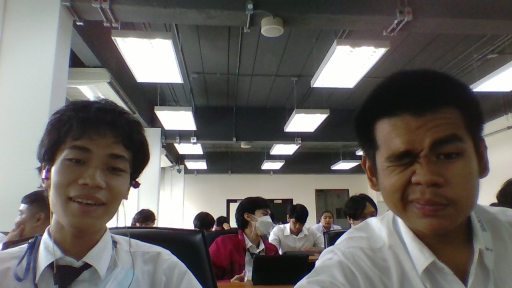
#> input picture spa.png, 512 x 288 px
$ python sobel_fourier_oop.py
#> lines starting #> are read from the running program, lines starting #| are printed output that depends on the picture
import numpy as np
import cv2 as cv

def getSobelX():
    return np.array([[-1, 0, 1],
                        [-2, 0, 2],
                        [-1, 0, 1]])

def getSobelY():
    return np.array([[-1, -2, -1],
                        [0, 0, 0],
                        [1, 2, 1]])

def filterToFrequency(filter,s):
    # Fourier Transform of Filter Sobel
    # เเปลง filter เป็น frequency domain
    sobel_freq = np.fft.fft2(filter, s=s)
    sobel_freq_shifted = np.fft.fftshift(sobel_freq)
    return sobel_freq_shifted

def imgToFrequency(image):
    # เเปลง รุป เป็น frequency domain
    image_freq = np.fft.fft2(image)
    #shift frequency domain เป็น
    image_freq_shifted = np.fft.fftshift(image_freq)
    return image_freq_shifted

def imgfrequencyToMagnitude(image):
    image_real = np.real(image)
    img_imagine = np.imag(image)
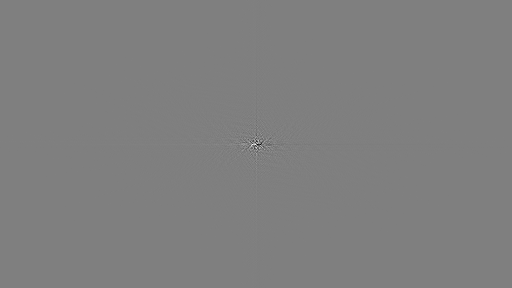
#> img_imagine: shape (288, 512) float64; min -1350287.4, max 1350287.4, mean 0; drawn with min black and max white
    image_magnitude = np.sqrt(image_real**2 + img_imagine**2)
    image_magnitude = np.log(1+image_magnitude)
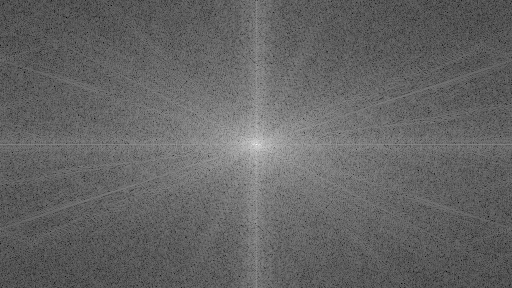
#> image_magnitude: shape (288, 512) float64; min 1.97, max 16.52, mean 7.73; drawn with min black and max white
    image_magnitude = cv.normalize(image_magnitude,None,0,255,cv.NORM_MINMAX,cv.CV_8U)
    return image_magnitude

def filterfrequencyToMagnitude(image):
    filter_magnitude = np.abs(image)
    return filter_magnitude

def invertFourierTransform(fr):
    image = np.fft.ifftshift(fr)
    image = np.fft.ifft2(image)
    image = np.abs(image)
    image = np.uint8(image)
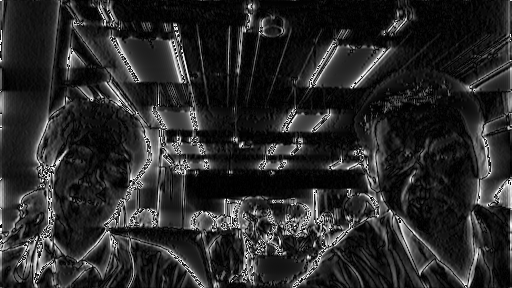
#> image: shape (288, 512); min 0, max 255, mean 41.8
    return image

if __name__=="__main__":
    img=cv.imread("./spa.png",cv.IMREAD_GRAYSCALE);

    sobelx=getSobelX()
    sobely=getSobelY()

    sobelxfreq=filterToFrequency(sobelx,s=img.shape)
    sobelyfreq=filterToFrequency(sobely,s=img.shape)

    mag_sobelx=filterfrequencyToMagnitude(sobelxfreq)
    mag_sobely=filterfrequencyToMagnitude(sobelyfreq)

    imgfreq=imgToFrequency(img)
    mag_img=imgfrequencyToMagnitude(imgfreq)

    filtered_img_x = imgfreq*mag_sobelx
    filtered_img_y = imgfreq*mag_sobely

    filtered_img_x = invertFourierTransform(filtered_img_x)
    filtered_img_y = invertFourierTransform(filtered_img_y)
#> in invertFourierTransform (call 2), `image = np.abs(image)`:
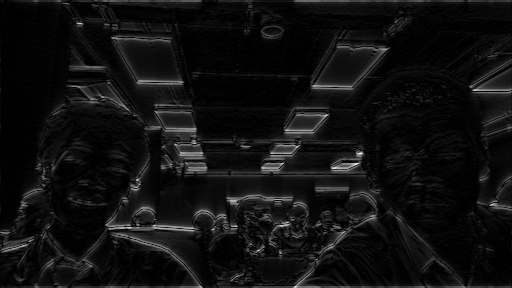
#> image: shape (288, 512) float64; min 0.000412, max 794.1, mean 52.7; drawn with min black and max white
#> in invertFourierTransform (call 2), `image = np.uint8(image)`:
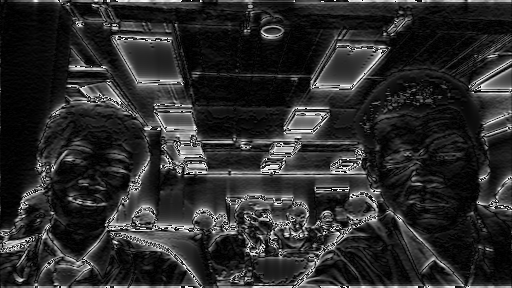
#> image: shape (288, 512); min 0, max 255, mean 44.2

    cv.imshow("magnitude_img",mag_img)
    cv.imshow("sobelx_freq",mag_sobelx)
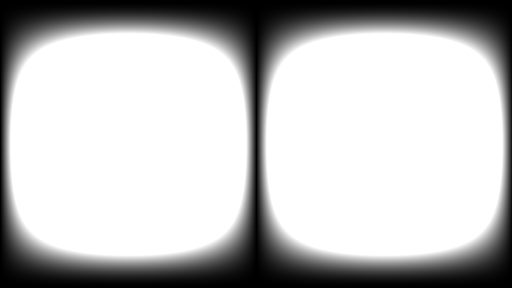
#> window 'sobelx_freq': shape (288, 512); min 0, max 255, mean 191.3
    cv.imshow("sobely_freq",mag_sobely)
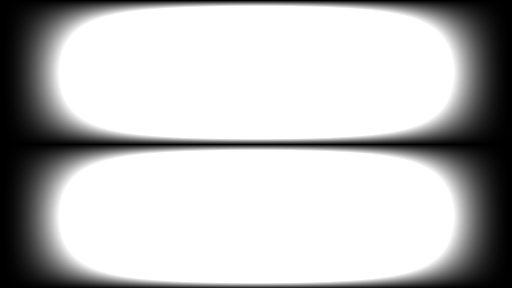
#> window 'sobely_freq': shape (288, 512); min 0, max 255, mean 191.3
    cv.imshow("filter image x",filtered_img_x)
    cv.imshow("filter image y",filtered_img_y)
    cv.imshow("original",img)
    cv.waitKey(0)
    cv.destroyAllWindows()

$ run again, with sobel_normalVsFourier.png copied over spa.png
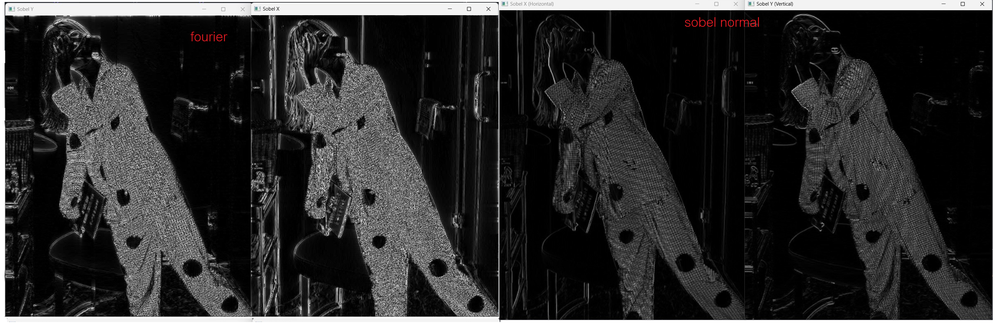
#> input picture sobel_normalVsFourier.png, 1000 x 323 px, shrunk from 3032 x 978 before the run
#> `cv.imshow("sobely_freq",mag_sobely)`:
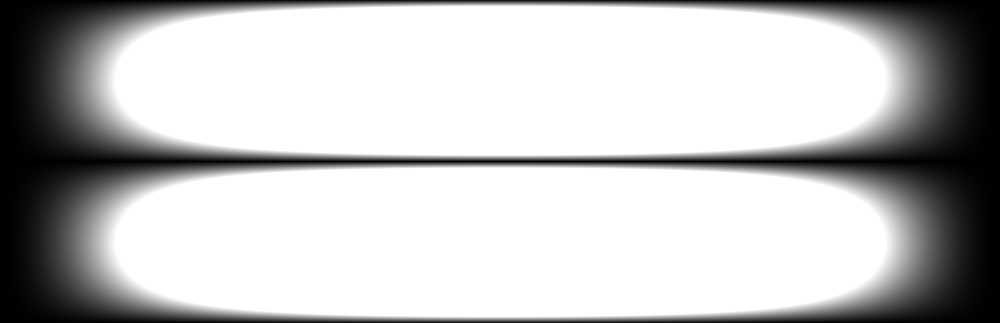
#> window 'sobely_freq': shape (323, 1000); min 0, max 255, mean 191.3
